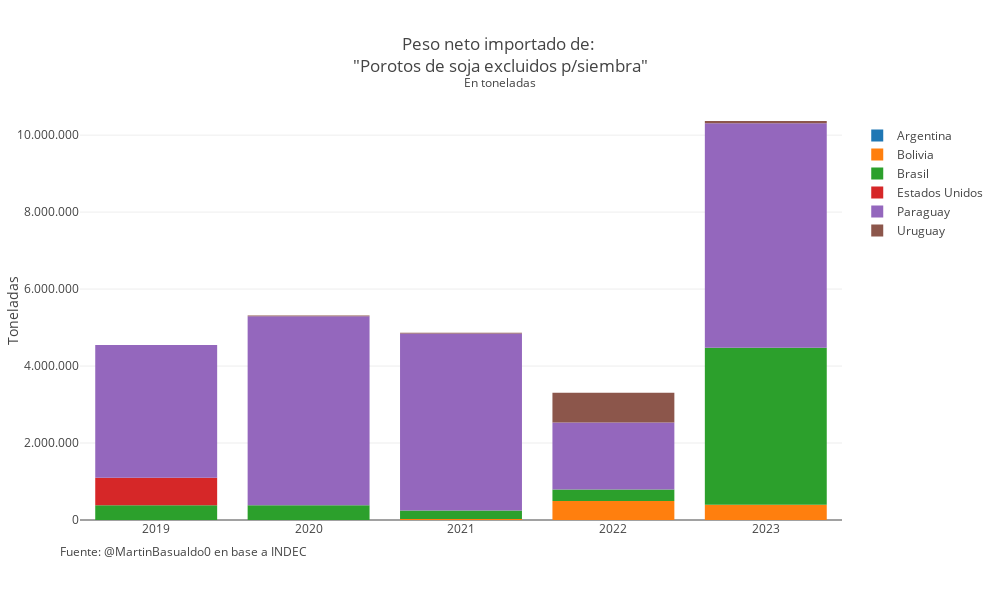

This figure's notebook cell:
### Code cell
fig = bar_plot(df, commerce, 2019, frequency, variable="netWeight", ncm_code="12019000", include_countries=True)
fig.update_layout(legend = dict(yanchor="top", xanchor="left", orientation="v",))

### Figure 1 — Plotly figure (JSON) as saved in the notebook; plotly's stock layout.template omitted (floating-point values rounded to 4 significant figures)
{"data": [{"name": "Argentina", "type": "bar", "x": ["2019", "2020", "2021", "2022", "2023"], "y": [null, null, 689.1, null, null]}, {"name": "Bolivia", "type": "bar", "x": ["2019", "2020", "2021", "2022", "2023"], "y": [null, null, 28070.0, 495100.0, 395900.0]}, {"name": "Brasil", "type": "bar", "x": ["2019", "2020", "2021", "2022", "2023"], "y": [384500.0, 383600.0, 218100.0, 299800.0, 4081000.0]}, {"name": "Estados Unidos", "type": "bar", "x": ["2019", "2020", "2021", "2022", "2023"], "y": [712500.0, null, null, null, null]}, {"name": "Paraguay", "type": "bar", "x": ["2019", "2020", "2021", "2022", "2023"], "y": [3449000.0, 4913000.0, 4602000.0, 1740000.0, 5829000.0]}, {"name": "Uruguay", "type": "bar", "x": ["2019", "2020", "2021", "2022", "2023"], "y": [null, 18260.0, 16050.0, 774800.0, 61000.0]}], "layout": {"annotations": [{"font": {"size": 12}, "showarrow": false, "text": "Fuente: @MartinBasualdo0 en base a INDEC", "x": 0.3, "xanchor": "right", "xref": "paper", "xshift": 0, "y": -0.1, "yanchor": "auto", "yref": "paper", "yshift": 0}], "barmode": "relative", "height": 600, "legend": {"orientation": "v", "xanchor": "left", "y": 0.95, "yanchor": "top"}, "separators": ",.", "title": {"text": "Peso neto importado de: <br>\"Porotos de soja excluidos p/siembra\"<br><sup>En toneladas</sup>"}, "uniformtext": {"minsize": 10, "mode": "hide"}, "width": 1000, "xaxis": {"title": {"text": ""}, "type": "category"}, "yaxis": {"tickformat": ",", "title": {"text": "Toneladas"}}}}
